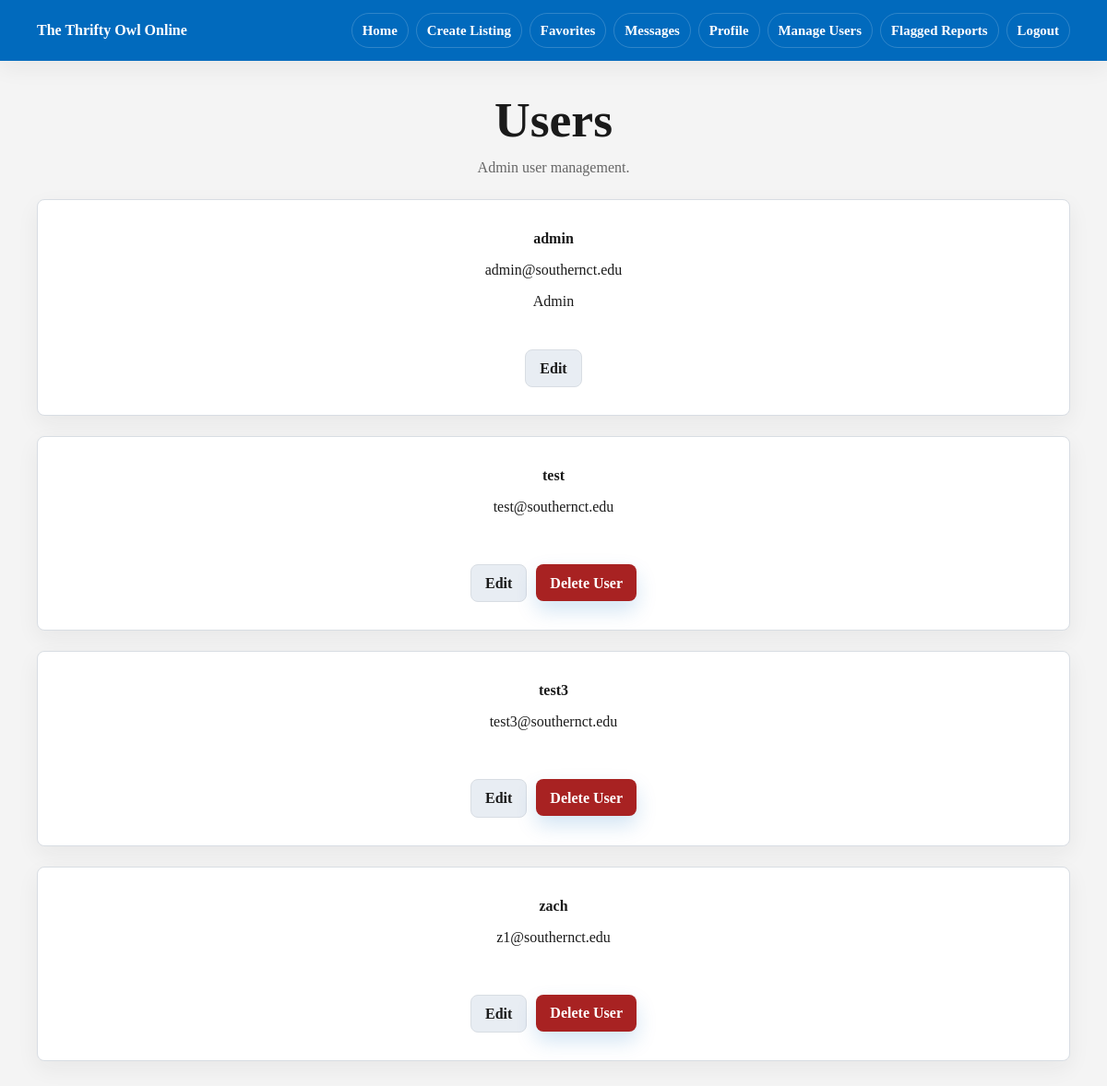
Page /admin/users (signed in) on the committed database.
### app/models.py (models this page shows)
class User(UserMixin, db.Model):
    __tablename__ = 'users'
    id = db.Column(db.Integer, primary_key=True)
    is_admin = db.Column(db.Boolean, default=False)
    is_blocked = db.Column(db.Boolean, default=False)
    email = db.Column(db.String(150), unique=True, nullable=False)
    username = db.Column(db.String(150), unique=True, nullable=False)
    password = db.Column(db.String(150), nullable=False)
    name = db.Column(db.String(150))
    major = db.Column(db.String(150))
    interests = db.Column(db.String(300))
    image = db.Column(db.String(200))  # store filename/path
    posts = db.relationship('Post', backref='owner', lazy=True)
    sent_messages = db.relationship('Message', foreign_keys='Message.sender_id', backref='sender', lazy=True)
    received_messages = db.relationship('Message', foreign_keys='Message.receiver_id', backref='receiver', lazy=True)
    reviews_given = db.relationship('Review', foreign_keys='Review.reviewer_id', backref='reviewer', lazy=True)
    reviews_received = db.relationship('Review', foreign_keys='Review.reviewed_id', backref='reviewed', lazy=True)

### app/routes.py (the view)
@main.route('/admin/users')
@admin_required
def admin_users():
    users = User.query.order_by(User.username).all()
    return render_template('admin_users.html', users=users)

### app/models.py (called while the page is built)
@login_manager.user_loader
def load_user(user_id):
    return User.query.get(int(user_id))

### app/routes.py (called while the page is built)
def admin_required(view):
    @wraps(view)
    @login_required
    def wrapped(*args, **kwargs):
        if not current_user.is_admin:
            flash('Admin access required.')
            return redirect(url_for('main.home'))
        return view(*args, **kwargs)
    return wrapped

### app/templates/admin_users.html (shortened to what this page needs)
{% extends 'base.html' %}
{% block content %}
<section class="page-header">
    <h1>Users</h1>
    <p class="muted">Admin user management.</p>
</section>
{% for user in users %}
<div class="card user-row">
    <strong>{{ user.username }}</strong>
    <span>{{ user.email }}</span>
    <p class="meta">
        {% if user.is_admin %}Admin{% endif %}
    </p>
    <div class="actions">
        <a class="button secondary" href="{{ url_for('main.admin_edit_user', user_id=user.id) }}">Edit</a>
        {% if user.id != current_user.id %}
        <form class="inline-form" method="post" action="{{ url_for('main.admin_delete_user', user_id=user.id) }}">
            <input type="submit" value="Delete User" class="button danger">
        </form>
        {% endif %}
    </div>
</div>
{% else %}
<p class="empty">No users.</p>
{% endfor %}
{% endblock %}

### app/static/style.css (style rules this page uses)
:root { --blue: #016ABD; --blue-dark: #003399; --bg: #F4F4F4; --card: #ffffff; --border: #d8dde3; --text: #1a1a1a; --muted: #666666; --danger: #a82222; --radius: 8px; --shadow: 0 18px 45px rgba(26, 26, 26, 0.08); --shadow-soft: 0 8px 24px rgba(26, 26, 26, 0.06); }
* { box-sizing: border-box; }
body { margin: 0; background: var(--bg); color: var(--text); font-family: georgia, serif; line-height: 1.5; -webkit-font-smoothing: antialiased; }
a { color: var(--blue); font-weight: 650; text-decoration: none; transition: color 160ms ease, background-color 160ms ease, border-color 160ms ease, transform 160ms ease, box-shadow 160ms ease; }
h1, h2, h3, p { margin-top: 0; }
h1, h2, h3 { line-height: 1.15; letter-spacing: 0; }
h1 { font-size: clamp(2rem, 5vw, 3.35rem); }
.container>* { width: 100%; }
form { display: grid; gap: 16px; text-align: center; }
input, select, textarea { width: 100%; padding: 11px 12px; border: 1px solid var(--border); border-radius: var(--radius); background: white; color: var(--text); font: inherit; text-align: center; transition: border-color 160ms ease, box-shadow 160ms ease; }
input[type="submit"], button, .button { min-height: 40px; width: fit-content; display: inline-flex; align-items: center; justify-content: center; padding: 10px 15px; border: 0; border-radius: var(--radius); background: var(--blue); color: white; box-shadow: 0 10px 22px rgba(1, 106, 189, 0.18); font: inherit; font-weight: 800; line-height: 1.2; cursor: pointer; }
.button.secondary { background: #e8edf3; color: var(--text); border: 1px solid var(--border); box-shadow: none; }
.button.danger, input[type="submit"].danger { background: var(--danger); }
.card { background: var(--card); border: 1px solid var(--border); border-radius: var(--radius); padding: clamp(20px, 3vw, 30px); box-shadow: var(--shadow-soft); text-align: center; }
.page-header { text-align: center; }
.page-header h1 { margin-bottom: 8px; }
.page-header p { margin-bottom: 0; }
.meta { display: flex; flex-wrap: wrap; justify-content: center; gap: 8px; }
.message-row, .review-row, .user-row { display: grid; gap: 10px; }
.muted { color: var(--muted); }
.inline-form { display: inline; }
.actions { display: flex; flex-wrap: wrap; justify-content: center; gap: 10px; margin-top: 14px; }

### rows in the picture
User: username "admin", email "admin@southernct.edu", is_admin "Admin"
User: username "test", email "test@southernct.edu"
User: username "test3", email "test3@southernct.edu"
User: username "zach", email "z1@southernct.edu"
